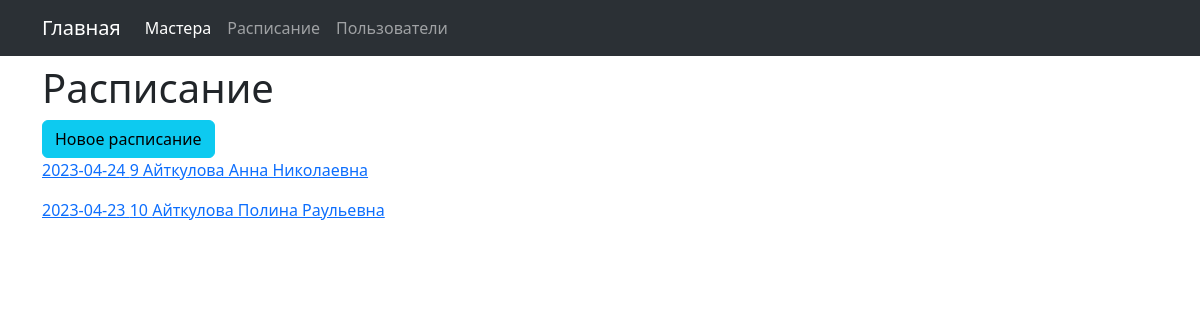
The page /timetable/ on the database as committed earlier.
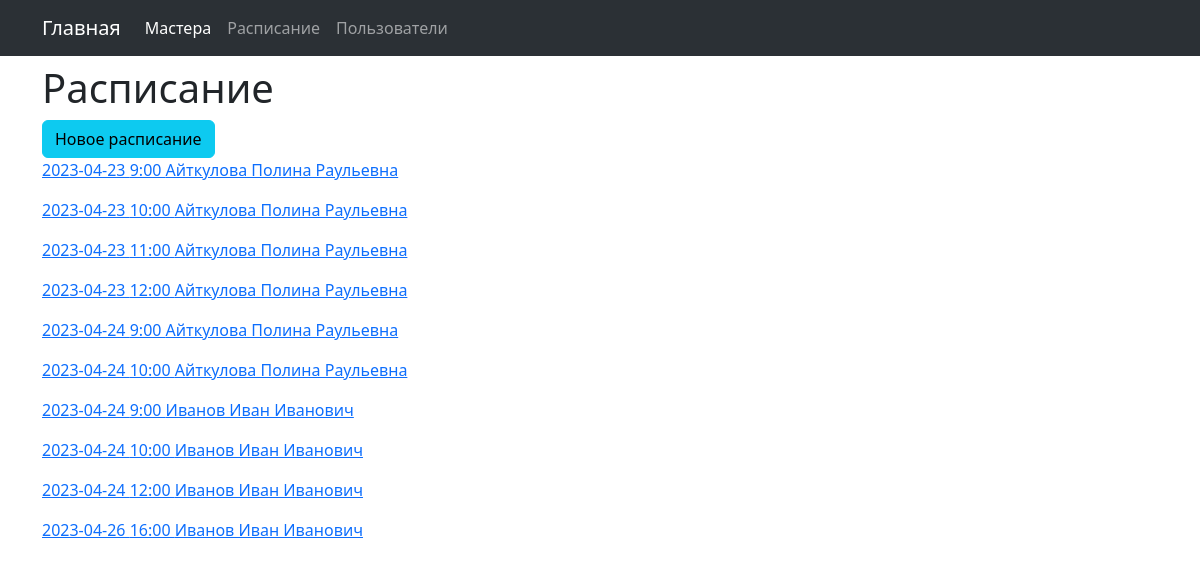
The same page on the database as committed later.
### data/timetable.py (models this page shows, shortened)
class Timetable(SqlAlchemyBase):
    __tablename__ = 'timetable'
    id = Column(Integer, primary_key=True, autoincrement=True)
    date = sqlalchemy.Column(Date)
    """Дата в расписании"""
    employee_id = Column(Integer, ForeignKey("employee.id"))
    """id мастера"""
    employee = relationship("Employee", back_populates="timetables")
    """Мастер"""
    reception_time_id = Column(Integer, ForeignKey("reception_time.id"))
    """id времени"""
    reception_time = relationship("ReceptionTime", back_populates="timetables")
    """Время в расписании"""
    profile_id = Column(Integer, ForeignKey("profile.id"))
    """id профиля"""
    profile = relationship("Profile", back_populates="timetables")
    """Профиль"""

class ReceptionTime(SqlAlchemyBase):
    __tablename__ = 'reception_time'
    id = Column(Integer, primary_key=True, autoincrement=True)
    time = sqlalchemy.Column(String)
    """Время записи"""
    timetables = relationship("Timetable", back_populates="reception_time", cascade="all, delete-orphan")

### data/employee.py (models this page shows, shortened)
class Employee(SqlAlchemyBase):
    __tablename__ = 'employee'
    id = Column(Integer, primary_key=True, autoincrement=True)
    name = Column(String(20))
    """Имя мастера"""
    surname = Column(String(30))
    """Фамилия мастера"""
    middle_name = Column(String(30))
    """Отчество мастера"""
    timetables = relationship("Timetable", back_populates="employee", cascade="all, delete-orphan")
    """Расписание"""
    def __str__(self):
        return f"{self.surname} {self.name} {self.middle_name}"

### timetable/blueprint.py (the view)
@timetable.route('/')
def index():
    db_sess = db_session.create_session()
    timetables = db_sess.query(Timetable).all()
    return render_template('timetable/index.html', obj=timetables)

### data/db_session.py (called while the page is built)
def create_session() -> Session:
    global __factory
    return __factory()

### timetable/templates/timetable/index.html (shortened to what this page needs)
{% extends "base.html" %}
{% block content_title %}
<h1>Расписание</h1>
{% endblock %}
{% block content %}
<div class="col-md-6">
    <a class="btn btn-info" href="{{url_for('timetable.create')}}">Новое расписание</a>
    {% for item in obj %}
    <div class="form-group">
        <p>
            <a href="{{ url_for('timetable.edit', pk=item.id) }}">{{item.date}} {{item.reception_time.time}} {{item.employee}}</a>
        </p>
    </div>
    {% endfor %}
    {% endblock %}

### templates/base.html (shortened to what this page needs)
<!doctype html>
<html lang="en" xmlns="http://www.w3.org/1999/html">
<head>
    <link href="https://cdn.jsdelivr.net/npm/bootstrap@5.3.0-alpha3/dist/css/bootstrap.min.css" rel="stylesheet"
>
</head>
<body>
<nav class="navbar navbar-expand-lg bg-body-tertiary" data-bs-theme="dark">
    <div class="container-md">
        <a class="navbar-brand" href="{{url_for('index')}}">Главная</a>
        <div class="collapse navbar-collapse" id="navbarNav">
            <ul class="navbar-nav">
                <li class="nav-item">
                    <a class="nav-link active" aria-current="page" href="{{url_for('employee.index')}}">Мастера</a>
                </li>
                <li class="nav-item">
                    <a class="nav-link" href="{{url_for('timetable.index')}}">Расписание</a>
                </li>
                <li class="nav-item">
                    <a class="nav-link" href="{{url_for('profile.index')}}">Пользователи</a>
                </li>
            </ul>
        </div>
    </div>
</nav>
    <div class="container-md">
        <h1>
        {% block content_title %}
        {% endblock %}
        </h1>
        {% block content %}
        {% endblock %}
</body>
</html>

Rows that differ between the two databases and show on the page:
changed Timetable (number 1 of 10 on the later page): date "2023-04-24" → "2023-04-23"; reception_time.time "9" → "9:00"; employee "Айткулова Анна Николаевна" → "Айткулова Полина Раульевна"
changed through a linked row, Timetable (number 2 of 10 on the later page): reception_time.time "10" → "10:00"
added Timetable: date "2023-04-23", reception_time.time "11:00", employee "Айткулова Полина Раульевна"
added Timetable: date "2023-04-23", reception_time.time "12:00", employee "Айткулова Полина Раульевна"
added Timetable: date "2023-04-24", reception_time.time "9:00", employee "Айткулова Полина Раульевна"
added Timetable: date "2023-04-24", reception_time.time "10:00", employee "Айткулова Полина Раульевна"
added Timetable: date "2023-04-24", reception_time.time "9:00", employee "Иванов Иван Иванович"
added Timetable: date "2023-04-24", reception_time.time "10:00", employee "Иванов Иван Иванович"
added Timetable: date "2023-04-24", reception_time.time "12:00", employee "Иванов Иван Иванович"
added Timetable: date "2023-04-26", reception_time.time "16:00", employee "Иванов Иван Иванович"
